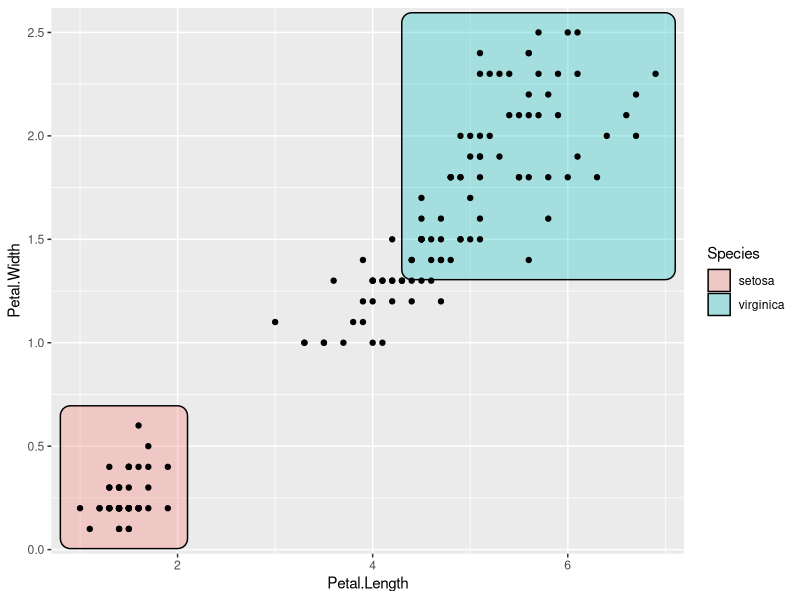
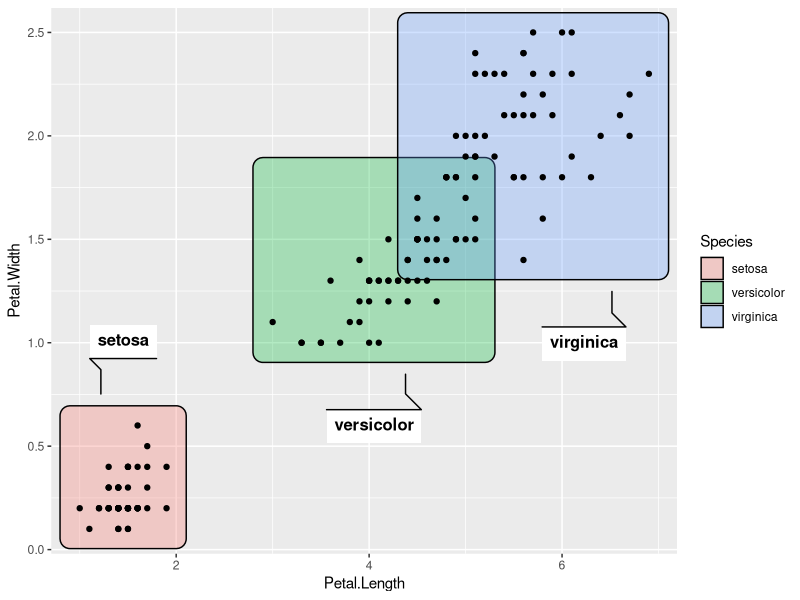
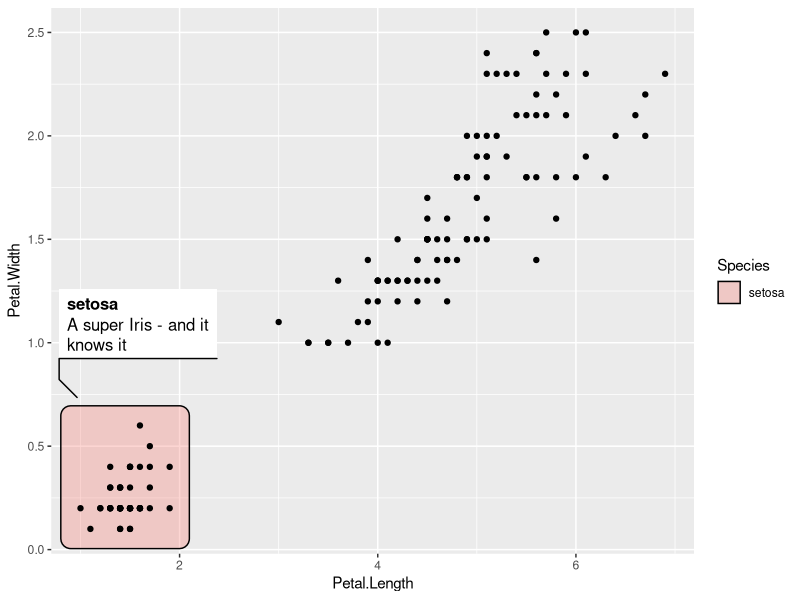
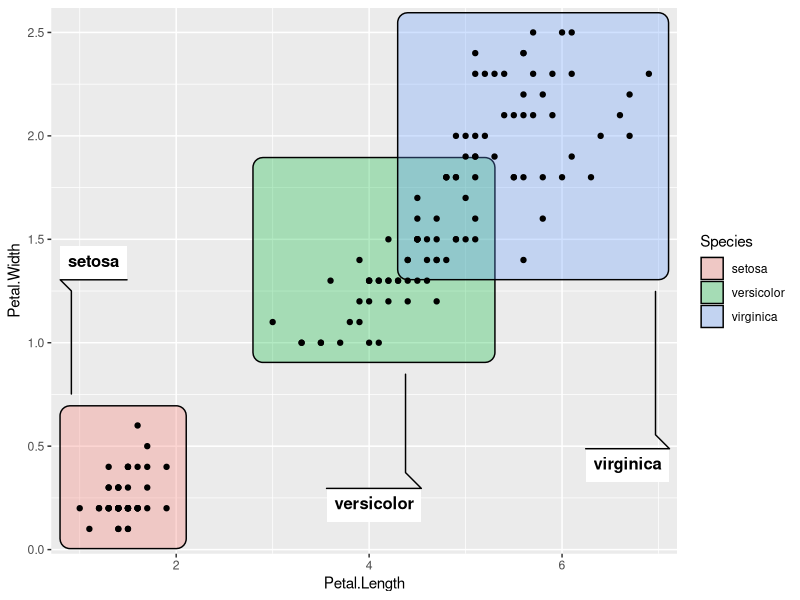
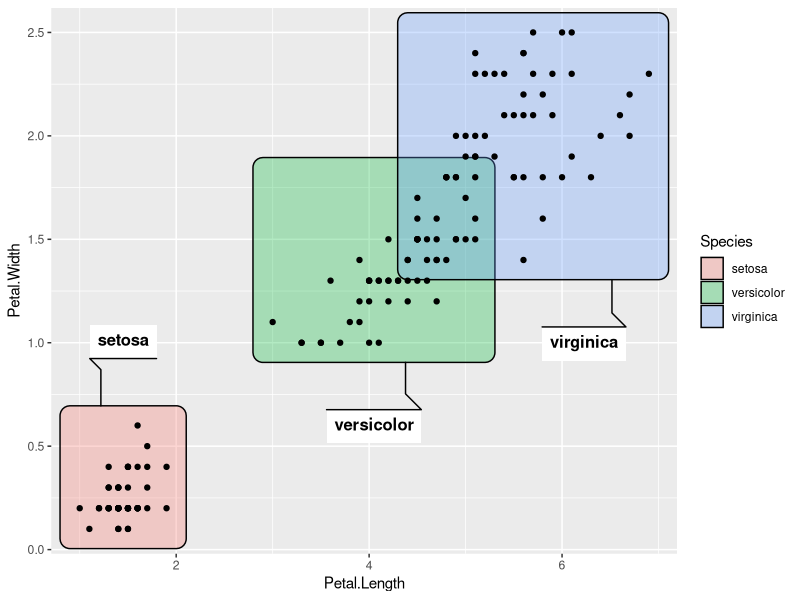

These charts were generated, in order, by the following R code:
library(ggforce)


### Name: geom_mark_rect
### Title: Annotate areas with rectangles
### Aliases: geom_mark_rect

### ** Examples

ggplot(iris, aes(Petal.Length, Petal.Width)) +
  geom_mark_rect(aes(fill = Species, filter = Species != 'versicolor')) +
  geom_point()

# Add annotation
ggplot(iris, aes(Petal.Length, Petal.Width)) +
  geom_mark_rect(aes(fill = Species, label = Species)) +
  geom_point()

# Long descriptions are automatically wrapped to fit into the width
iris$desc <- c(
  'A super Iris - and it knows it',
  'Pretty mediocre Iris, but give it a couple of years and it might surprise you',
  "You'll never guess what this Iris does every Sunday"
)[iris$Species]

ggplot(iris, aes(Petal.Length, Petal.Width)) +
  geom_mark_rect(aes(fill = Species, label = Species, description = desc,
                     filter = Species == 'setosa')) +
  geom_point()

# Change the buffer size to move labels farther away (or closer) from the
# marks
ggplot(iris, aes(Petal.Length, Petal.Width)) +
  geom_mark_rect(aes(fill = Species, label = Species),
                 label.buffer = unit(30, 'mm')) +
  geom_point()

# The connector is capped a bit before it reaches the mark, but this can be
# controlled
ggplot(iris, aes(Petal.Length, Petal.Width)) +
  geom_mark_rect(aes(fill = Species, label = Species),
                 con.cap = 0) +
  geom_point()
